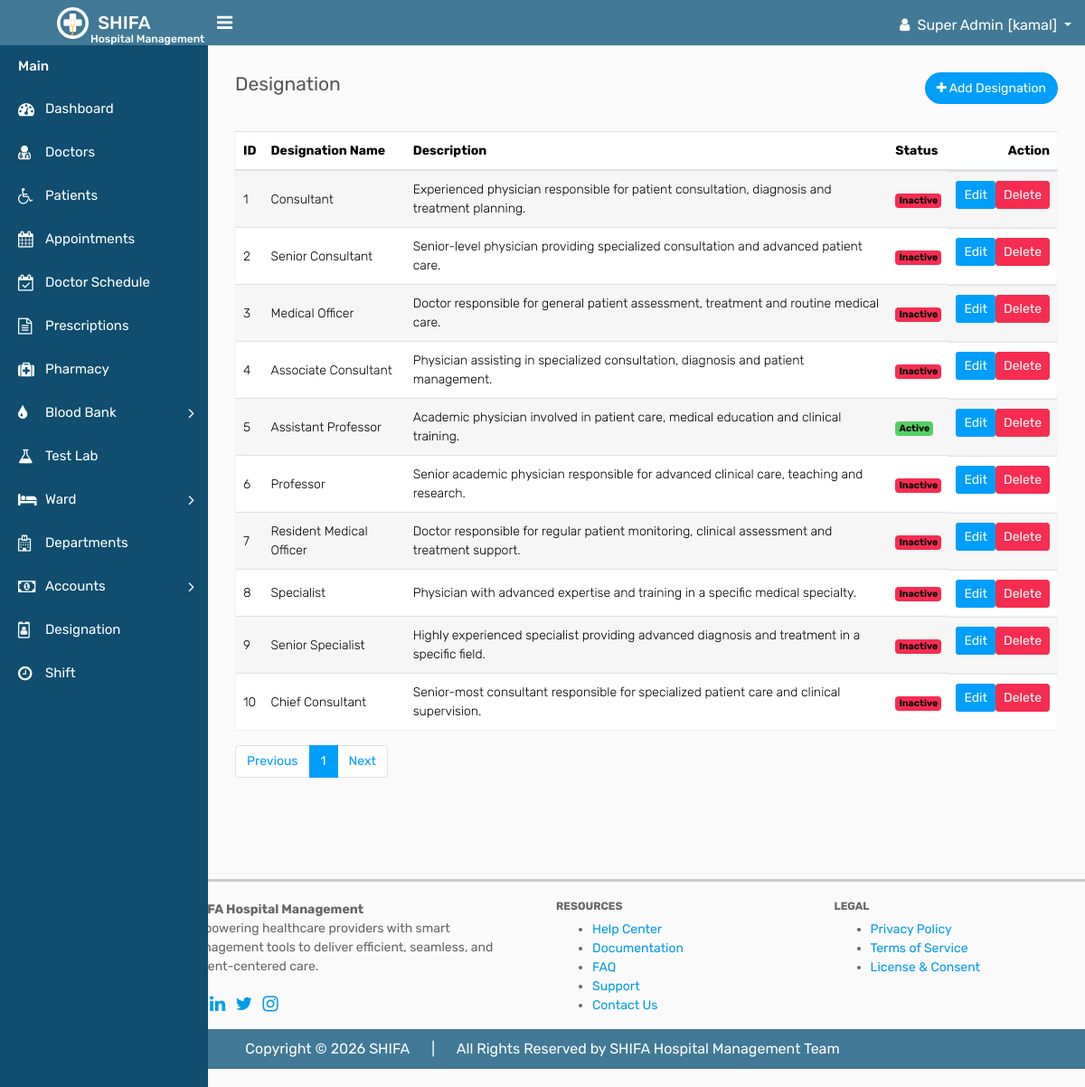
The app's page /designation/designation.php (signed in), older data.
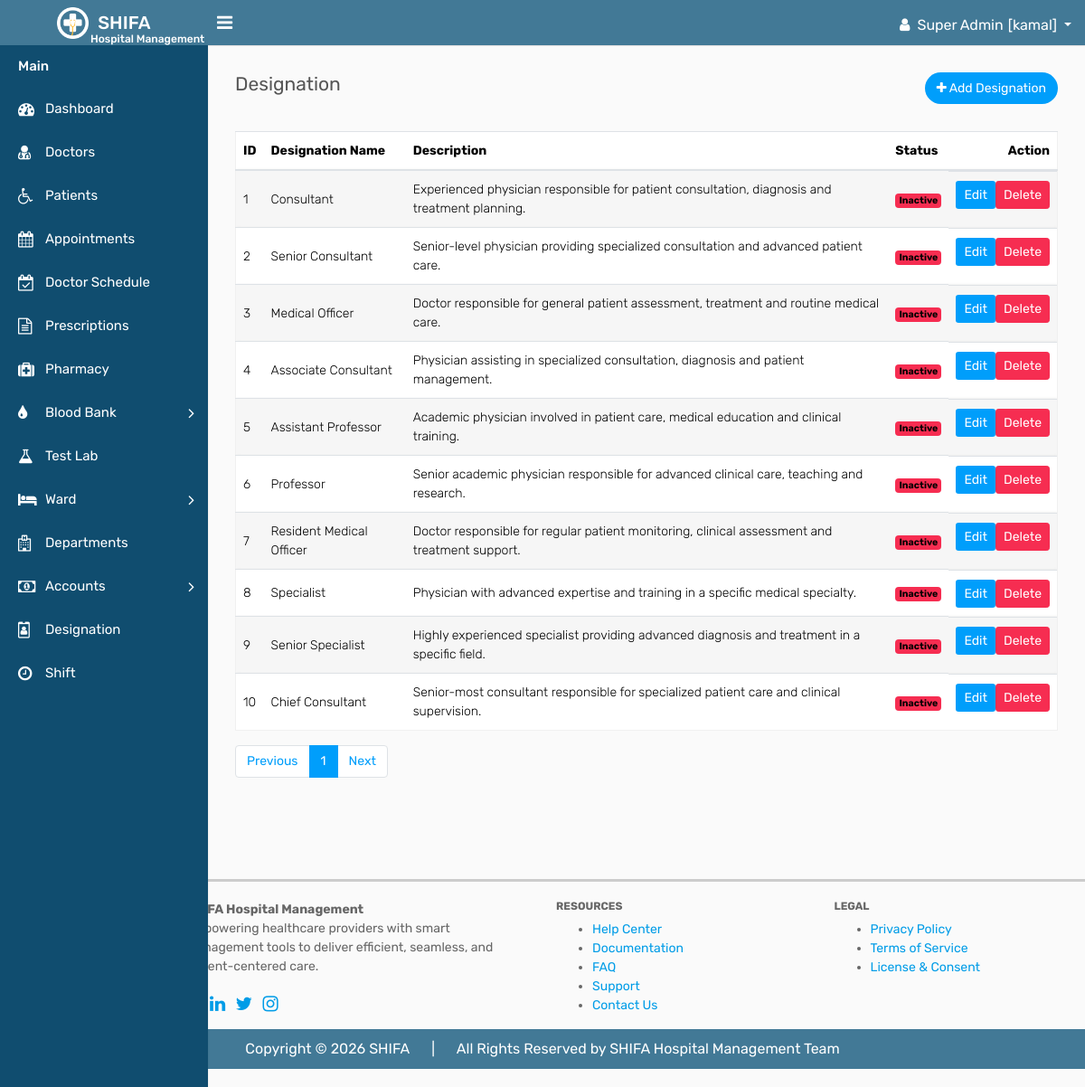
The same page, newer data.
### tables this page shows
CREATE TABLE `designation` (
  `id` int(11) NOT NULL,
  `designation_name` varchar(100) DEFAULT NULL,
  `description` varchar(255) DEFAULT NULL,
  `status` int(2) NOT NULL COMMENT '0=inactive, 1=active',
  `created_at` timestamp NULL DEFAULT NULL,
  `updated_at` timestamp NULL DEFAULT NULL,
  `deleted_at` datetime DEFAULT NULL
);

### crud/crud_class.php (called while the page is built, shortened)
<?php
class crud_class{
    private $host = "localhost";
    private $username = "root";
    private $password = "";
    private $database = "shifa";
    public $conn;
    public function __construct(){
        $this->conn = new mysqli($this->host, $this->username, $this->password, $this->database);
    }
    public function common_select($table, $columns = "*", $where = [],$where_condition = "AND", $order_by = "",
        $sort_order = "ASC",$limit = "",$offset = ""){
        $result=[
            "status"=>false,
            "data"=>[],
            "message"=>""
        ];
        $sql = "SELECT $columns FROM $table";
        if(!empty($where)){
            $where_clauses = [];
            foreach($where as $column => $value){
                $where_clauses[] = "$table" . "." . "$column = '" . $this->conn->real_escape_string($value) . "'";
            }
            $sql .= " WHERE " . implode(" $where_condition ", $where_clauses);
            $sql .= " AND deleted_at IS NULL";
        }else{
            $sql .= " WHERE deleted_at IS NULL";
        }
        if(!empty($order_by)){
            $sql .= " ORDER BY $order_by $sort_order";
        }
        if(!empty($limit)){
            $sql .= " LIMIT $limit";
        }
        $rs = $this->conn->query($sql);
        if($rs->num_rows > 0){
            $result["status"] = true;
            $result["message"] = "Records found";
            while($row = $rs->fetch_object()){
                $result["data"][] = $row;
            }
            return $result;
        } else {
            $result["message"] = "No records found";
            return $result;
        }
    }
}

### component/connection.php (called while the page is built, shortened)
<?php
    $base_url = "http://localhost/shifa/";
    require_once  ($_SERVER['DOCUMENT_ROOT'] . "/shifa/crud/crud_class.php");
    $crud = new crud_class();
?>

### designation/designation.php (the view, shortened to what the changed rows need)
<?php require_once "../component/header.php"; ?>
<?php require_once "../component/sidebar.php"; ?>
        <div class="page-wrapper">
            <div class="content">
                <div class="row">
                    <div class="col-md-12">
                        <div class="table-responsive">
                            <table class="table table-striped custom-table mb-0 datatable">
                                <thead>
                                    <tr>
                                        <th>ID</th>
                                        <th>Designation Name</th>
                                        <th>Description</th>
                                        <th>Status</th>
                                        <th class="text-right">Action</th>
                                    </tr>
                                </thead>
                                <tbody>
                                    <tr>
                                        <?php
                                        if(isset($_GET['page']) && is_numeric($_GET['page'])){
                                            $page = (int)$_GET['page'];
                                        } else {
                                            $page = 1;
                                        }
                                        $designation = $crud->common_select("designation",'*',[],'AND','id','ASC',10,($page-1)*10);
                                        if($designation['status']){
                                        foreach ($designation['data'] as $designation) { ?>
                                        <td><?= $designation->id ?></td>
                                        <td><?= $designation->designation_name ?></td>
                                        <td><?= $designation->description ?></td>
                                        <td>
                                            <?php if ($designation->status == '1') { ?>
                                            <span class="badge bg-success">Active</span>
                                            <?php } else { ?>
                                            <span class="badge bg-danger">Inactive</span>
                                            <?php } ?>
                                        </td>
                                        <td class="d-flex justify-content-end">
                                            <a href="<?= $base_url ?>designation/edit_designation.php?id=<?= $designation->id ?>" class="btn btn-sm btn-primary mb-2 mb-lg-0 me-0 me-lg-2">Edit</a>
                                            <a onclick="return confirm('Are you sure you want to delete this designation?');" href="<?= $base_url ?>designation/delete_designation.php?id=<?= $designation->id ?>" class="btn btn-sm btn-danger">Delete</a>
                                        </td>
                                    </tr>
                                            <?php } } ?>
                                </tbody>
                            </table>
                        </div>
        </div>
    </div>
</div>
        </div>
    </div>
<?php require_once "../component/footer.php"; ?>

Row changes from the older to the newer data that the page shows:
changed designation "Assistant Professor": status "Active" → "Inactive"
